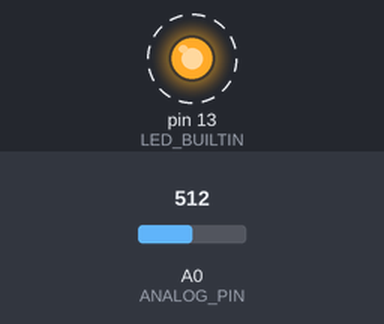
Recording of a sketch running on a simulated Arduino Uno, built with avr-gcc and run on an emulated ATmega328P. On the bench: output pins drawn as LEDs (lit = HIGH). Dashed ring = blinking. The inputs (shaded band) are chosen by the test bench; at power-on: A0 (ANALOG_PIN) = 512. What the sketch prints to the serial monitor is not drawn.

Above: at 0.5 s.
Timing chart, 0 to 4.6 s (numbered marks = the images above):
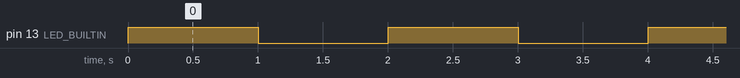

The sketch:

HR_Monitor_ino_TEST.ino
```cpp
#define ANALOG_PIN 0

void setup() {
  Serial.begin(9600);
  pinMode(LED_BUILTIN, OUTPUT);
}

void loop() {
  digitalWrite(LED_BUILTIN, HIGH);
  Serial.println(analogRead(ANALOG_PIN));
  delay(1000);
  Serial.println(analogRead(ANALOG_PIN));
  digitalWrite(LED_BUILTIN, LOW);
  delay(1000);
}
```

Measured:
- by itself, pin 13 (LED_BUILTIN): alternates HIGH for 1.0 s and LOW for 1.0 s
